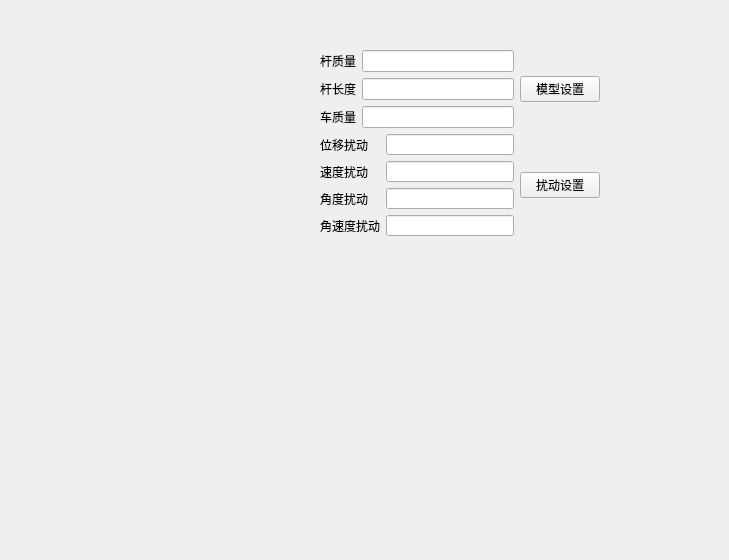
<?xml version="1.0" encoding="UTF-8"?>
<ui version="4.0">
 <class>Form</class>
 <widget class="QWidget" name="Form">
  <property name="geometry">
   <rect>
    <x>0</x>
    <y>0</y>
    <width>729</width>
    <height>560</height>
   </rect>
  </property>
  <property name="windowTitle">
   <string>Form</string>
  </property>
  <widget class="QWidget" name="">
   <property name="geometry">
    <rect>
     <x>320</x>
     <y>50</y>
     <width>280</width>
     <height>186</height>
    </rect>
   </property>
   <layout class="QVBoxLayout" name="verticalLayout_2">
    <item>
     <layout class="QHBoxLayout" name="horizontalLayout_2">
      <item>
       <layout class="QGridLayout" name="gridLayout_2">
        <item row="0" column="0">
         <widget class="QLabel" name="label">
          <property name="text">
           <string>杆质量</string>
          </property>
          <property name="alignment">
           <set>Qt::AlignCenter</set>
          </property>
         </widget>
        </item>
        <item row="0" column="1">
         <widget class="QLineEdit" name="rodMassEdit"/>
        </item>
        <item row="1" column="0">
         <widget class="QLabel" name="label_2">
          <property name="text">
           <string>杆长度</string>
          </property>
          <property name="alignment">
           <set>Qt::AlignCenter</set>
          </property>
         </widget>
        </item>
        <item row="1" column="1">
         <widget class="QLineEdit" name="rodLengthEdit"/>
        </item>
        <item row="2" column="0">
         <widget class="QLabel" name="label_3">
          <property name="text">
           <string>车质量</string>
          </property>
          <property name="alignment">
           <set>Qt::AlignCenter</set>
          </property>
         </widget>
        </item>
        <item row="2" column="1">
         <widget class="QLineEdit" name="carMassEdit"/>
        </item>
       </layout>
      </item>
      <item>
       <widget class="QPushButton" name="modelButton">
        <property name="text">
         <string>模型设置</string>
        </property>
       </widget>
      </item>
     </layout>
    </item>
    <item>
     <layout class="QHBoxLayout" name="horizontalLayout">
      <item>
       <layout class="QGridLayout" name="gridLayout">
        <item row="0" column="0">
         <widget class="QLabel" name="label_4">
          <property name="text">
           <string>位移扰动</string>
          </property>
         </widget>
        </item>
        <item row="0" column="1">
         <widget class="QLineEdit" name="vectorDisturbEdit"/>
        </item>
        <item row="1" column="0">
         <widget class="QLabel" name="label_5">
          <property name="text">
           <string>速度扰动</string>
          </property>
         </widget>
        </item>
        <item row="1" column="1">
         <widget class="QLineEdit" name="velocityDisturbEdit"/>
        </item>
        <item row="2" column="0">
         <widget class="QLabel" name="label_6">
          <property name="text">
           <string>角度扰动</string>
          </property>
         </widget>
        </item>
        <item row="2" column="1">
         <widget class="QLineEdit" name="angleDisturbEdit"/>
        </item>
        <item row="3" column="0">
         <widget class="QLabel" name="label_7">
          <property name="text">
           <string>角速度扰动</string>
          </property>
         </widget>
        </item>
        <item row="3" column="1">
         <widget class="QLineEdit" name="omegaDisturbEdit"/>
        </item>
       </layout>
      </item>
      <item>
       <widget class="QPushButton" name="disturbButton">
        <property name="text">
         <string>扰动设置</string>
        </property>
       </widget>
      </item>
     </layout>
    </item>
   </layout>
  </widget>
 </widget>
 <resources/>
 <connections/>
</ui>
